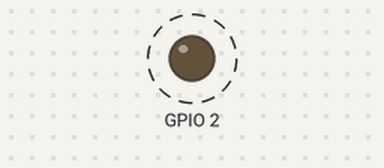
A program run on a simulated ESP8266 board running MicroPython. Parts: output pins drawn as LEDs (lit = HIGH). Dashed ring = blinking.

Above: at 0.5 s.
Timing chart, 0 to 4.6 s (numbered marks = the images above):
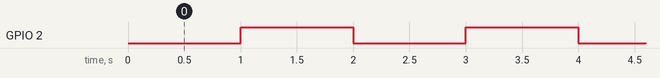

The program:

_blink.py
```python
import machine
import time

def blink(sleep=1, pin=2):
    pin_ = machine.Pin(pin, machine.Pin.OUT)
    while True:
        pin_.off()
        time.sleep(sleep)
        pin_.on()
        time.sleep(sleep)


if __name__ == "__main__":
    blink()
```

Measured:
- by itself, GPIO 2: alternates HIGH for 1.0 s and LOW for 1.0 s
